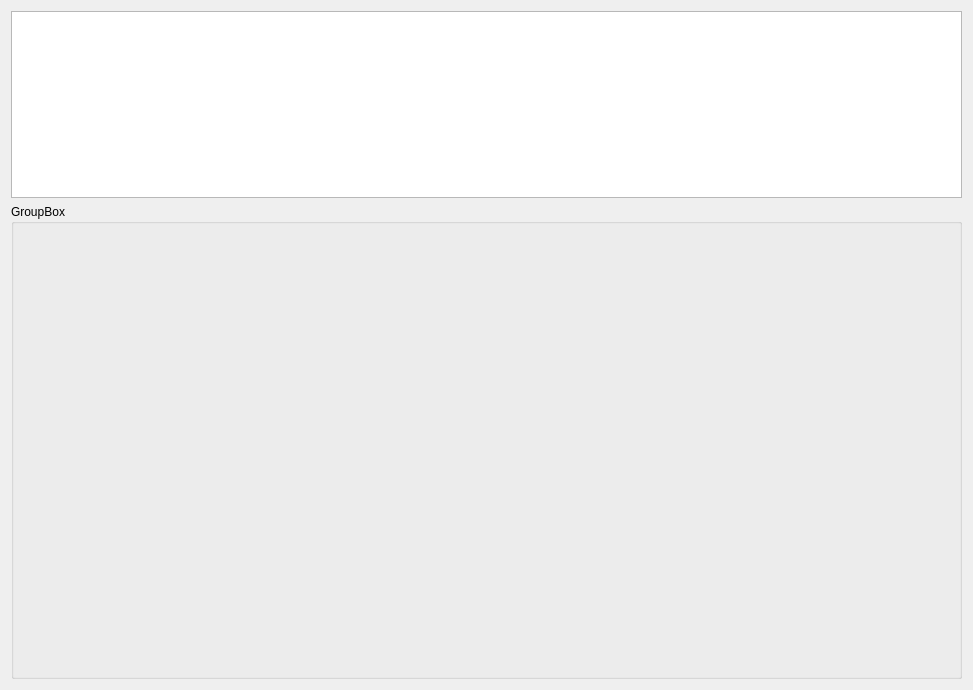
<?xml version="1.0" encoding="UTF-8"?>
<ui version="4.0">
 <class>Form</class>
 <widget class="QWidget" name="Form">
  <property name="geometry">
   <rect>
    <x>0</x>
    <y>0</y>
    <width>973</width>
    <height>690</height>
   </rect>
  </property>
  <property name="windowTitle">
   <string>Form</string>
  </property>
  <layout class="QVBoxLayout" name="verticalLayout_3">
   <item>
    <layout class="QVBoxLayout" name="verticalLayout">
     <item>
      <widget class="QGraphicsView" name="graphicsView"/>
     </item>
     <item>
      <widget class="QGroupBox" name="groupBox">
       <property name="title">
        <string>GroupBox</string>
       </property>
       <layout class="QVBoxLayout" name="verticalLayout_2">
        <item>
         <spacer name="verticalSpacer">
          <property name="orientation">
           <enum>Qt::Vertical</enum>
          </property>
          <property name="sizeHint" stdset="0">
           <size>
            <width>20</width>
            <height>418</height>
           </size>
          </property>
         </spacer>
        </item>
        <item>
         <spacer name="horizontalSpacer">
          <property name="orientation">
           <enum>Qt::Horizontal</enum>
          </property>
          <property name="sizeHint" stdset="0">
           <size>
            <width>930</width>
            <height>20</height>
           </size>
          </property>
         </spacer>
        </item>
       </layout>
      </widget>
     </item>
    </layout>
   </item>
  </layout>
 </widget>
 <resources/>
 <connections/>
</ui>
